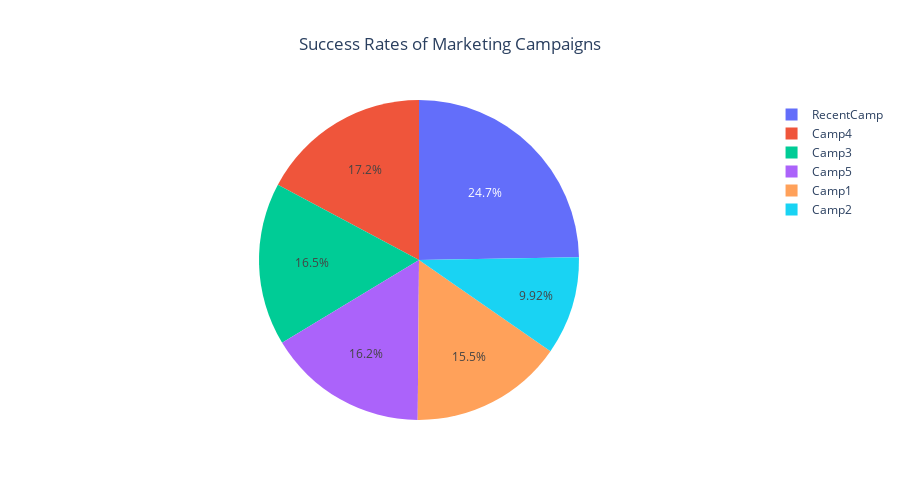

This figure's notebook cell:
### Markdown cell above
**Dash (Data Product Prep)**

### Code cell
chart1 = px.pie(cam_success, values='Percent', names='index',
               title='Success Rates of Marketing Campaigns',
                height = 500)
chart1.update(layout=dict(title=dict(x=0.5)))

### Figure 1 — Plotly figure (JSON) as saved in the notebook; plotly's stock layout.template omitted (floating-point values rounded to 4 significant figures)
{"data": [{"domain": {"x": [0, 1], "y": [0, 1]}, "hovertemplate": "index=%{label}<br>Percent=%{value}<extra></extra>", "labels": ["Camp1", "Camp2", "Camp3", "Camp4", "Camp5", "RecentCamp"], "legendgroup": "", "name": "", "showlegend": true, "type": "pie", "values": [11.68, 7.484, 12.42, 12.97, 12.23, 18.65]}], "layout": {"height": 500, "legend": {"tracegroupgap": 0}, "title": {"text": "Success Rates of Marketing Campaigns", "x": 0.5}}}
